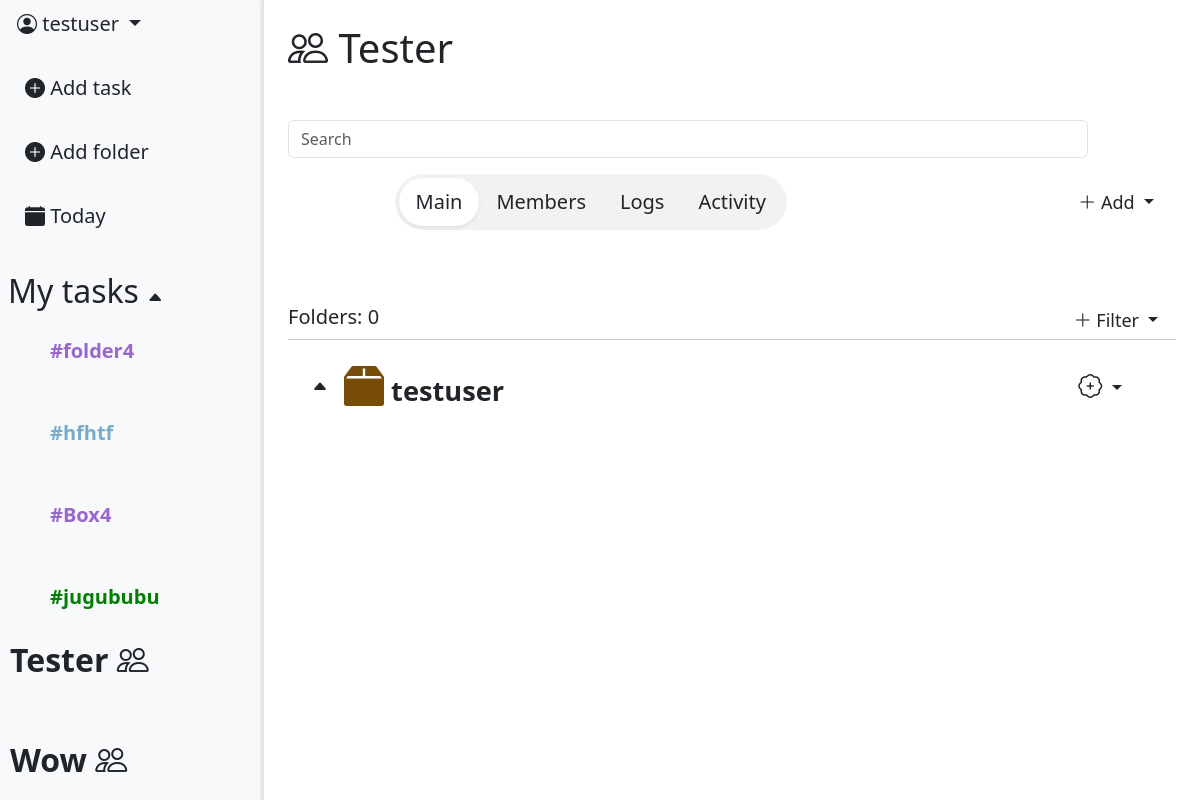
Screenshot of /workspace/15/ (signed in) with the database file from the repository.
### task_app/models.py (models this page shows, shortened)
class Folder(models.Model):
    COLOR_VARIATION = [
        ("#77acc7", "🔵Air blue"),
        ("#9966cc", "🟣Amethust"),
        ("#008000", "🟢Apple Green"),
        ("#ff033e", "🔴Red rose"),
        ("#ffe135", "🟡Banana yellow"),
        ("#ff6500", "🟠Sunset"),
        ("#000000", "⚫Black"),
    ]
    color = models.CharField(max_length=30, choices=COLOR_VARIATION, default="#77acc7")
    name = models.CharField(max_length=16)
    box = models.ForeignKey(Box, null=True, blank=True, on_delete=models.CASCADE, default=None, related_name='folders')
    created_at = models.DateTimeField(auto_now_add=True)
    creator = models.ForeignKey(User, on_delete=models.CASCADE)
    workspace = models.ForeignKey(Workspace, on_delete=models.CASCADE, null=True, blank=True, default=None)

class Workspace(models.Model):
    INVITE_PERMISSION = [
        ("owner_only", "Only owner"),
        ("owner_admin", "Owner & Admin"),
                ]
    WORKSPACE_SPACE = [
        ("one", "Just me"),
        ("two_five", "Group (2-5)"),
        ("six_fifteen", "Team (6-15)"),
    ]
    SPACE_LIMITS = {
        "one": 1,
        "two_five": 5,
        "six_fifteen": 15,
    }
    name = models.CharField(max_length=64)
    invite_role = models.CharField(max_length=16,
                                choices=INVITE_PERMISSION,
                                default='owner_admin')
    workspace_space = models.CharField(max_length=16, choices=WORKSPACE_SPACE, default='one')
    icon = models.ImageField(null=True, blank=True)
    created_at = models.DateTimeField(auto_now_add=True)
    owner = models.ForeignKey(User,
                            on_delete=models.CASCADE,
                            related_name='workspace_creator')

class Box(models.Model):
    COLOR_VARIATION_BOX = [
        ("#123F73", "🔵Deep ocean"),
        ("#D2A1FE", "🟣Violet"),
        ("#33DEB8", "🟢Aquamarine"),
        ("#6D020E", "🔴Red wine"),
        ("#FCF6A7", "🟡Sand"),
        ("#774C06", "🟤Terracotta"),
        ("#000000", "⚫Black"),
    ]
    workspace = models.ForeignKey(Workspace, on_delete=models.CASCADE)
    name = models.CharField(max_length=24)
    color = models.CharField(max_length=32, choices=COLOR_VARIATION_BOX, default="#123F73")
    created_at = models.DateTimeField(auto_now_add=True)
    creator = models.ForeignKey(User, on_delete=models.CASCADE)

### workspace_app/views.py (the view, shortened to what this page needs)
# urls.py: path('workspace/<int:pk>/', views.WorkspaceDetailView.as_view(), name="workspace_detail"),
class WorkspaceDetailView(LoginRequiredMixin, DetailView):
    model = Workspace
    context_object_name = "workspace"
    template_name = "workspace/workspace_detail.html"
    def get_queryset(self):
        return Workspace.objects.filter(
            members__member=self.request.user,
            members__is_active=True
        )
    def get_context_data(self, **kwargs):
        context = super().get_context_data(**kwargs)
        context['tab'] = self.request.GET.get('tab', 'main')
        context['boxes'] = Box.objects.filter(
            workspace=self.object
        ).prefetch_related('folders')
        context['members'] = WorkspaceMember.objects.filter(
            workspace=self.object,
            is_active=True
        ).select_related('member').annotate(
            role_order=Case(
                When(role='owner', then=0),
                When(role='admin', then=1),
                When(role='member', then=2),
                default=3,
                output_field=IntegerField()
            )
        ).order_by('role_order')
        context['folders'] = Folder.objects.filter(
            creator=self.request.user,
            box__isnull=True
        )
        context['workspaces'] = Workspace.objects.filter(
            members__member=self.request.user,
            members__is_active=True
        )
        context['user_role'] = WorkspaceMember.objects.get(
            workspace=self.object,
            member=self.request.user
        ).role
        context["box_form"] = BoxForm()
        context["folders_count"] = Folder.objects.filter(workspace=self.object).count()
        context['task_form'] = TaskForm()
        context['folder_form'] = FolderForm()
        boxes_data = []
        for box in context['boxes']:
            boxes_data.append({
                'id': box.pk,
                'name': box.name,
                'folders': [
                    {'id': f.pk, 'name': f.name}
                    for f in box.folders.all()
                ]
            })
        context['boxes_json'] = json.dumps(boxes_data)
        return context

### workspace_app/forms.py
class BoxForm(forms.ModelForm):
    class Meta:
        model = Box
        fields = ["name", "color"]
    def __init__(self, *args, **kwargs):
        super(BoxForm, self).__init__(*args, **kwargs)
        self.fields['name'].widget.attrs.update({
            "class": "form-control noborder-input content-input",
            "placeholder" : "Name"
        })
        self.fields['color'].widget.attrs.update({
            "class": "form-control transparent-input",
            "placeholder" : "Color"
        })

### task_app/forms.py
class TaskForm(forms.ModelForm):
    class Meta:
        model = Task
        fields = ["title", "description", "priority", "due_date", "folder", "workspace"]
        widgets = {
            'due_date': forms.TextInput(attrs={
            'class': 'form-control minimalist-date-picker',
            'placeholder': 'Select Due date',
            'autocomplete': 'off'
            })
        }
    def __init__(self, *args, **kwargs):
        current_folder = kwargs.pop('current_folder', None)
        super(TaskForm, self).__init__(*args, **kwargs)
        if current_folder:
            self.fields['folder'].initial = current_folder
        self.fields['title'].widget.attrs.update({
            "class": "form-control noborder-input title-input",
            "placeholder" : "Title"
        })
        self.fields['description'].widget.attrs.update({
            "class": "form-control noborder-input content-input",
            "placeholder" : "Content"
        })
        self.fields['priority'].widget.attrs.update({
            "class": "form-control transparent-input",
            "placeholder" : "Priority"
        })

### templates/workspace/workspace_detail.html (shortened to what this page needs)
{% extends 'base.html' %}
{% load static %}
{% load custom_tags %}
{% block content %}
    <div class="d-flex">
        {% include 'includes/leftbar.html' %}
        <div class="p-4" style="flex: 1 1 0; min-width: 0;">
            <h1><i class="bi bi-people"></i> {{workspace.name}}</h1>
            <br>
            <div class="mb-3 mt-3" style="max-width: 800px; max-height: 200px;">
                <input type="text" class="form-control" placeholder="Search">
            </div>
            <div class="d-flex align-items-center" style="margin-left: 12%;">
                <div class="d-inline-flex p-1 rounded-pill"
                    style="background: rgba(0, 0, 0, 0.05); {% if user_role == 'member' %}width: fit-content{% endif %}">
                    <a href="?tab=main"
                        class="btn btn-lg rounded-pill px-3 {% if tab == 'main' %}bg-white shadow-sm{% endif %}">
                        Main
                    </a>
                    {% if user_role == 'owner' or user_role == 'admin' %}
                    <a href="?tab=members"
                        class="btn btn-lg rounded-pill px-3 {% if tab == 'members' %}bg-white shadow-sm{% endif %}">
                        Members
                    </a>
                    {% endif %}
                    {% if user_role == 'owner' %}
                    <a href="?tab=logs"
                        class="btn btn-lg rounded-pill px-3 {% if tab == 'logs' %}bg-white shadow-sm{% endif %}">
                        Logs
                    </a>
                    {% endif %}
                    <a href="?tab=activity"
                        class="btn btn-lg rounded-pill px-3 {% if tab == 'activity' %}bg-white shadow-sm{% endif %}">
                        Activity
                    </a>
                </div>
                <div class="ms-auto">
                    {% if user_role == 'owner' or user_role == 'admin' %}
                        <div class="dropdown">
                            <button class="btn btn-sm dropdown-toggle custom_priorety_select_menu_lg"
                                type="button" data-bs-toggle="dropdown">
                                <i class="bi bi-plus-lg"></i> Add
                            </button>
                        </div>
                    {% elif user_role == 'member' %}
                        <button class="btn" data-bs-toggle="modal" data-bs-target="#AddBoxModal">
                            <i class="bi bi-plus-lg"></i> Add box
                        </button>
                    {% endif %}
                </div>
            </div>
            <br><br>
            {% if tab == 'main' %}
                {% include 'workspace/main_tab.html' %}
            {% elif tab == 'members' and user_role in 'owner admin' %}
                {% include 'workspace/members_tab.html' %}
            {% elif tab == 'logs' and user_role == 'owner' %}
                {% include 'workspace/logs_tab.html' %}
            {% elif tab == 'activity' %}
                <p>Activity content</p>
            {% endif %}
        </div>
    </div>
{% endblock %}

### templates/includes/leftbar.html (shortened to what this page needs)
<div id="leftbar" class="bg-light border-end d-flex flex-column" style="width: 22%; height: 100vh; position: relative; overflow: hidden;">
    <div class="flex-shrink-0">
        <div class="dropdown-center mb-3">
            <button class="btn btn-lg dropdown-toggle" type="button" data-bs-toggle="dropdown" aria-expanded="false">
                <i class="bi bi-person-circle"></i>  {{ user.username }}
            </button>
        </div>
        <div class="d-flex flex-column align-items-start gap-3 ps-2">
            <a class="btn btn-lg"
                data-bs-toggle="modal"
                data-bs-target="#TaskModal"
                data-workspace-id="{{ workspace.pk }}">
                <i class="bi bi-plus-circle-fill"></i> Add task
            </a>
            <a class="btn btn-lg"
                data-bs-toggle="modal"
                data-bs-target="#FolderModal"
                data-workspace-id="{{ workspace.pk }}">
                <i class="bi bi-plus-circle-fill"></i> Add folder
            </a>
            <a class="btn btn-lg" href="{% url 'tasks:task_list' %}">
                <i class="bi bi-calendar-fill"></i> Today
            </a>
        </div>
    </div>
    <br>
    <div class="ps-2 mt-2">
        <h2 id="folders-toggle" style="cursor: pointer; user-select: none;">
            My tasks <span id="folders-arrow" class="bi bi-caret-up-fill" style="font-size: 16px;"></span>
        </h2>
    </div>
    <div id="folder_list" style="max-height: 300px; overflow-y: auto; overflow-x: hidden; margin-right: 10px;">
        <div class="d-flex flex-column align-items-start gap-3 ps-4">
            {% for folder in folders %}
                <div class="folder-row d-flex align-items-center justify-content-between p-2 rounded">
                    <a
                    href="{% url 'tasks:folder-tasks' folder.pk %}"
                    class="btn btn-lg"
                    style="color: {{ folder.color }}; font-weight: bold;"
                    >
                    #{{ folder.name }} </a>
                </div>
            {% endfor %}
        </div>
    </div>
    <div id="workspace_list" style="flex: 1 1 0; min-height: 0; overflow-y: auto; overflow-x: hidden; margin-right: 10px;">
        <div class="d-flex flex-column align-items-start gap-3 ps-0">
            {% for workspace in workspaces %}
                <div class="folder-row d-flex align-items-center justify-content-between p-2 rounded">
                    <a
                    href="{% url 'workspace:workspace_detail' workspace.pk %}"
                    class="btn btn-lg ps-0"
                    style="font-size: 32px; font-weight: 600;"
                    >
                    {{ workspace.name }}  <i class="bi bi-people"></i>
                    </a>
                </div>
            {% endfor %}
        </div>
    </div>
    <div id="leftbar-resizer"
        style="position: absolute;
            top: 0;right: 0; width: 3.5px; height: 100%;cursor: col-resize;
            z-index: 100;">
    </div>
</div>

### templates/workspace/main_tab.html (shortened to what this page needs)
<br>
<div class="d-flex align-items-center">
    <h5>Folders: {{ folders_count }}</h5>
    <div class="ms-auto">
       <div class="dropdown">
            <button class="btn btn-sm dropdown-toggle custom_priorety_select_menu_lg"
                type="button" data-bs-toggle="dropdown">
                <i class="bi bi-plus-lg"></i> Filter
            </button>
        </div>
    </div>
</div>
<hr class="m-0">
<div style="max-height: 500px; overflow-y: auto; overflow-x: hidden; padding-bottom: 140px;">
    {% for box in boxes %}
        <div class="d-flex align-items-center p-3" style="cursor: pointer; user-select: none;" onclick="toggleBox({{ box.pk }})">
            <i id="box-arrow-{{ box.pk }}" class="bi bi-caret-up-fill ms-2"></i>
            <p class="ms-3 mb-0" style="font-size: 1.7rem; font-weight: bold;">
                <i class="bi bi-box2-fill" style="font-size: 2.5rem; color: {{ box.color }};"></i>
                {{ box.name }}
            </p>
            <div class="dropdown ms-auto" onclick="event.stopPropagation()">
                <button class="btn btn-sm dropdown-toggle custom_priorety_select_menu_lg"
                    type="button" data-bs-toggle="dropdown">
                    <i class="bi bi-patch-plus" style="font-size: 1.5rem;"></i>
                </button>
            </div>
        </div>
        <div id="box-folder-{{ box.pk }}" class="ps-4 pb-2" style="overflow: hidden; transition: 0.3s;">
        </div>
    {% empty %}
        <p class="text-muted text-center mt-4">No boxes yet</p>
    {% endfor %}
</div>

### static/css/modal_style.css (style rules this page uses)
html, body { height: 100%; overflow: hidden; }
.folder-row { background-color: transparent; border-radius: 10px !important; border: 1px solid transparent; transition: all 0.2s ease-in-out; }
#leftbar-resizer { opacity: 0; transition: opacity 0.2s; background: #e6eaef; border-radius: 4px; }
#folder_list { transition: opacity 0.3s ease; overflow-y: auto; }
.custom_priorety_select_menu_lg { font-size: 18px; border-radius: 12px; min-width: 120px; }

### rows the page displays
Folder: name "folder4"
Folder: name "hfhtf"
Folder: name "Box4"
Folder: name "jugububu"
Workspace: name "Tester"
Workspace: name "Wow"
Box: name "testuser"

### other values shown
{{ user.username }} "testuser"
{{ folders_count }} "0"
